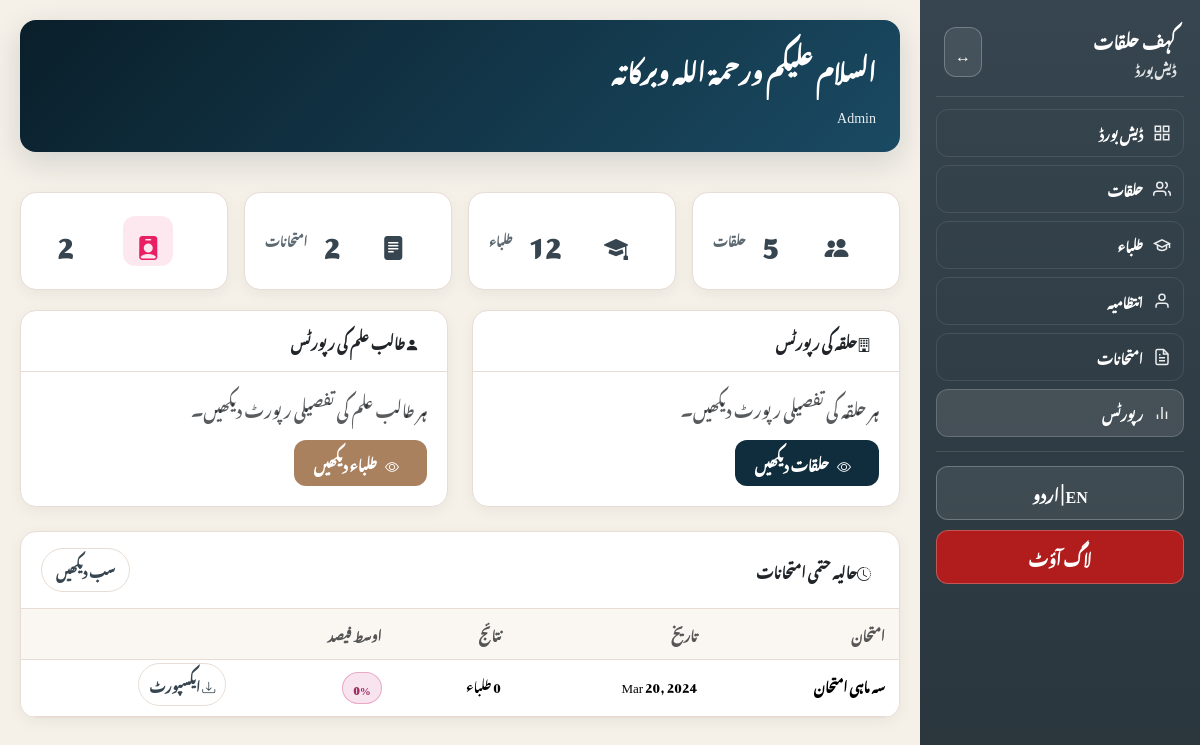
The app's page /reports_overview.php (signed in) with its own data.
### tables this page shows
CREATE TABLE exams (
    id INT AUTO_INCREMENT PRIMARY KEY,
    title VARCHAR(100) NOT NULL,
    exam_date DATE NOT NULL,
    max_marks DECIMAL(10,2) DEFAULT 100,
    passing_marks DECIMAL(10,2) DEFAULT 40,
    status ENUM('upcoming', 'ongoing', 'finalized') DEFAULT 'upcoming',
    created_at TIMESTAMP DEFAULT CURRENT_TIMESTAMP,
    updated_at TIMESTAMP DEFAULT CURRENT_TIMESTAMP ON UPDATE CURRENT_TIMESTAMP
);

### includes/functions.php (called while the page is built, shortened)
<?php
function h($s) {
    return htmlspecialchars((string)$s, ENT_QUOTES, 'UTF-8');
}
function get_language() {
    return $_SESSION['lang'] ?? 'ur';
}
function get_translations($lang) {
    return $T[$lang] ?? $T['ur'];
}
?>

### reports_overview.php (the view, shortened to what this page needs)
<?php
require_once __DIR__ . '/includes/db.php';
require_once __DIR__ . '/includes/functions.php';
$halaqaatCount = $conn->query("SELECT COUNT(*) as count FROM halaqaat WHERE state = 'active'")->fetch_assoc()['count'];
$studentsCount = $conn->query("SELECT COUNT(*) as count FROM students WHERE status = 'active'")->fetch_assoc()['count'];
$examsCount = $conn->query("SELECT COUNT(*) as count FROM exams")->fetch_assoc()['count'];
$teachersCount = $conn->query("SELECT COUNT(*) as count FROM users WHERE role IN ('ustaaz', 'ustadah') AND status = 'active'")->fetch_assoc()['count'];
$recentExams = [];
$result = $conn->query("
  SELECT e.*,
         COUNT(er.id) as results_count,
         AVG(er.percentage) as avg_percentage
  FROM exams e
  LEFT JOIN exam_results er ON er.exam_id = e.id AND er.status = 'finalized'
  WHERE e.status = 'finalized'
  GROUP BY e.id
  ORDER BY e.exam_date DESC
  LIMIT 5
");
while ($row = $result->fetch_assoc()) {
  $recentExams[] = $row;
}
include __DIR__ . '/includes/header.php';
?>
<div class="statsGrid" style="grid-template-columns: repeat(4, 1fr);">
  <div class="statCard text-center">
    <div class="statIcon primary mx-auto"><i class="bi bi-people-fill"></i></div>
    <div class="statValue"><?php echo $halaqaatCount; ?></div>
    <div class="statLabel"><?php echo h($tr['nav_halaqaat']); ?></div>
  </div>
  <div class="statCard text-center">
    <div class="statIcon secondary mx-auto"><i class="bi bi-mortarboard-fill"></i></div>
    <div class="statValue"><?php echo $studentsCount; ?></div>
    <div class="statLabel"><?php echo h($tr['students']); ?></div>
  </div>
  <div class="statCard text-center">
    <div class="statIcon success mx-auto"><i class="bi bi-file-text-fill"></i></div>
    <div class="statValue"><?php echo $examsCount; ?></div>
    <div class="statLabel"><?php echo h($tr['nav_exams']); ?></div>
  </div>
  <div class="statCard text-center">
    <div class="statIcon mx-auto" style="background: rgba(233, 30, 99, 0.1);"><i class="bi bi-person-badge-fill" style="color: #e91e63;"></i></div>
    <div class="statValue"><?php echo $teachersCount; ?></div>
  </div>
</div>
<div class="row g-4 mb-4">
  <div class="col-md-6">
    <div class="card h-100">
      <div class="cardHeader">
        <span><i class="bi bi-building me-2"></i><?php echo $lang === 'ur' ? 'حلقہ کی رپورٹس' : 'Halaqa Reports'; ?></span>
      </div>
      <div class="cardBody">
        <p class="text-muted"><?php echo $lang === 'ur' ? 'ہر حلقہ کی تفصیلی رپورٹ دیکھیں۔' : 'View detailed reports for each halaqa.'; ?></p>
        <a href="halaqaat_list.php" class="btn btnPrimary">
          <i class="bi bi-eye me-2"></i><?php echo $lang === 'ur' ? 'حلقات دیکھیں' : 'View Halaqaat'; ?>
        </a>
      </div>
    </div>
  </div>
  <div class="col-md-6">
    <div class="card h-100">
      <div class="cardHeader">
        <span><i class="bi bi-person-fill me-2"></i><?php echo $lang === 'ur' ? 'طالب علم کی رپورٹس' : 'Student Reports'; ?></span>
      </div>
      <div class="cardBody">
        <p class="text-muted"><?php echo $lang === 'ur' ? 'ہر طالب علم کی تفصیلی رپورٹ دیکھیں۔' : 'View detailed reports for each student.'; ?></p>
        <a href="students_manage.php" class="btn btnSecondary">
          <i class="bi bi-eye me-2"></i><?php echo $lang === 'ur' ? 'طلباء دیکھیں' : 'View Students'; ?>
        </a>
      </div>
    </div>
  </div>
</div>
<div class="card">
  <div class="cardHeader d-flex justify-content-between align-items-center">
    <span><i class="bi bi-clock-history me-2"></i><?php echo $lang === 'ur' ? 'حالیہ حتمی امتحانات' : 'Recent Finalized Exams'; ?></span>
    <a href="exams_manage.php" class="pill"><?php echo h($tr['view_all']); ?></a>
  </div>
  <div class="cardBody p-0">
    <div class="tableContainer">
      <table class="table mb-0">
        <thead>
          <tr>
            <th><?php echo $lang === 'ur' ? 'امتحان' : 'Exam'; ?></th>
            <th><?php echo h($tr['date']); ?></th>
            <th><?php echo $lang === 'ur' ? 'نتائج' : 'Results'; ?></th>
            <th><?php echo $lang === 'ur' ? 'اوسط فیصد' : 'Avg %'; ?></th>
            <th></th>
          </tr>
        </thead>
        <tbody>
          <?php foreach ($recentExams as $exam): ?>
          <tr>
            <td><strong><?php echo h($exam['title']); ?></strong></td>
            <td><?php echo date('M d, Y', strtotime($exam['exam_date'])); ?></td>
            <td><?php echo $exam['results_count']; ?> <?php echo $lang === 'ur' ? 'طلباء' : 'students'; ?></td>
            <td>
              <span class="tag <?php echo ($exam['avg_percentage'] ?? 0) >= 60 ? 'green' : (($exam['avg_percentage'] ?? 0) >= 40 ? 'orange' : 'pink'); ?>">
                <?php echo round($exam['avg_percentage'] ?? 0, 1); ?>%
              </span>
            </td>
            <td>
              <a href="export.php?type=exam&exam_id=<?php echo $exam['id']; ?>" class="pill" style="padding: 4px 10px;">
                <i class="bi bi-download"></i> <?php echo h($tr['export']); ?>
              </a>
            </td>
          </tr>
          <?php endforeach; ?>
        </tbody>
      </table>
    </div>
  </div>
</div>
<?php include __DIR__ . '/includes/footer.php'; ?>

### assets/css/style.css (style rules this page uses)
:root { --primary-dark: #0a1f2a; --primary: #0f2d3d; --primary-light: #1a4a5e; --secondary: #aa815e; --secondary-dark: #8a6a4e; --accent: #36454F; --bg: #f5f0e8; --bg-light: #faf8f4; --card: #ffffff; --border: #e7ddd4; --boy: #2f6fd6; --girl: #d24e8a; --subah: #ff8c00; --asr: #b35a00; --success: #0f2d3d; --warning: #f0ad4e; --danger: #d9534f; --sidebar: #36454F; --sidebar2: #2a353c; }
html[lang="ur"] body, html[lang="ur"] input, html[lang="ur"] select, html[lang="ur"] button, html[lang="ur"] table, html[lang="ur"] th, html[lang="ur"] td { font-family: 'Noto Nastaliq Urdu', 'Jameel Noori Nastaleeq', serif !important; line-height: 2; }
* { box-sizing: border-box; margin: 0; padding: 0; }
body { background: var(--bg); color: var(--accent); min-height: 100vh; }
.pill { text-decoration: none; padding: 8px 14px; border-radius: 999px; border: 1px solid var(--border); background: #fff; color: var(--accent); font-weight: 800; font-size: 13px; cursor: pointer; transition: all 0.2s ease; }
.statsGrid { display: grid; grid-template-columns: repeat(4, 1fr); gap: 16px; margin-bottom: 20px; }
@media (max-width: 1200px) { .statsGrid { grid-template-columns: repeat(2, 1fr); } }
.statCard { background: #fff; border-radius: 16px; padding: 20px; box-shadow: 0 4px 15px rgba(0, 0, 0, 0.05); border: 1px solid var(--border); display: flex; align-items: center; gap: 16px; }
.statIcon { width: 50px; height: 50px; border-radius: 12px; background: rgba(255, 255, 255, 0.2); display: flex; align-items: center; justify-content: center; font-size: 24px; flex-shrink: 0; }
.statLabel { font-size: 12px; font-weight: 700; opacity: 0.8; margin-bottom: 4px; }
.statValue { font-size: 28px; font-weight: 900; }
.card { background: #fff; border-radius: 16px; box-shadow: 0 4px 15px rgba(0, 0, 0, 0.05); border: 1px solid var(--border); overflow: hidden; }
.cardHeader { padding: 16px 20px; border-bottom: 1px solid var(--border); font-weight: 900; font-size: 14px; display: flex; align-items: center; justify-content: space-between; }
.cardBody { padding: 20px; }
.tag { display: inline-flex; align-items: center; gap: 4px; padding: 4px 10px; border-radius: 999px; font-size: 11px; font-weight: 800; border: 1px solid var(--border); }
.tag.pink { background: rgba(210, 78, 138, 0.15); border-color: rgba(210, 78, 138, 0.4); color: #9c2e63; }
.btn { display: inline-flex; align-items: center; justify-content: center; gap: 8px; padding: 12px 20px; border-radius: 12px; border: none; font-weight: 900; font-size: 14px; cursor: pointer; transition: all 0.2s ease; }
.btnPrimary { background: var(--primary); color: #fff; }
.btnSecondary { background: var(--secondary); color: #fff; }
.tableContainer { overflow-x: auto; -webkit-overflow-scrolling: touch; }
.table { width: 100%; border-collapse: separate; border-spacing: 0; font-size: 13px; min-width: 600px; }
.table th, .table td { padding: 12px 14px; text-align: left; border-bottom: 1px solid var(--border); }
html[dir="rtl"] .table th, html[dir="rtl"] .table td { text-align: right; }
.table th { font-weight: 900; color: #555; background: rgba(201, 167, 124, 0.1); }

### records on screen
exams: title "سہ ماہی امتحان", exam_date "Mar 20, 2024", results_count "0", avg_percentage "0"

### other values on screen
$tr['app'] "کہف حلقات"
$tr['dashboard'] "ڈیش بورڈ"
$tr['nav_dashboard'] "ڈیش بورڈ"
$tr['nav_halaqaat'] "حلقات"
$tr['nav_students'] "طلباء"
$tr['nav_management'] "انتظامیہ"
$tr['nav_exams'] "امتحانات"
$tr['nav_reports'] "رپورٹس"
$tr['logout'] "لاگ آؤٹ"
$tr['greeting'] "السلام عليكم ورحمة الله وبركاته"
$userName "Admin"
$halaqaatCount "5"
$studentsCount "12"
$tr['students'] "طلباء"
$examsCount "2"
